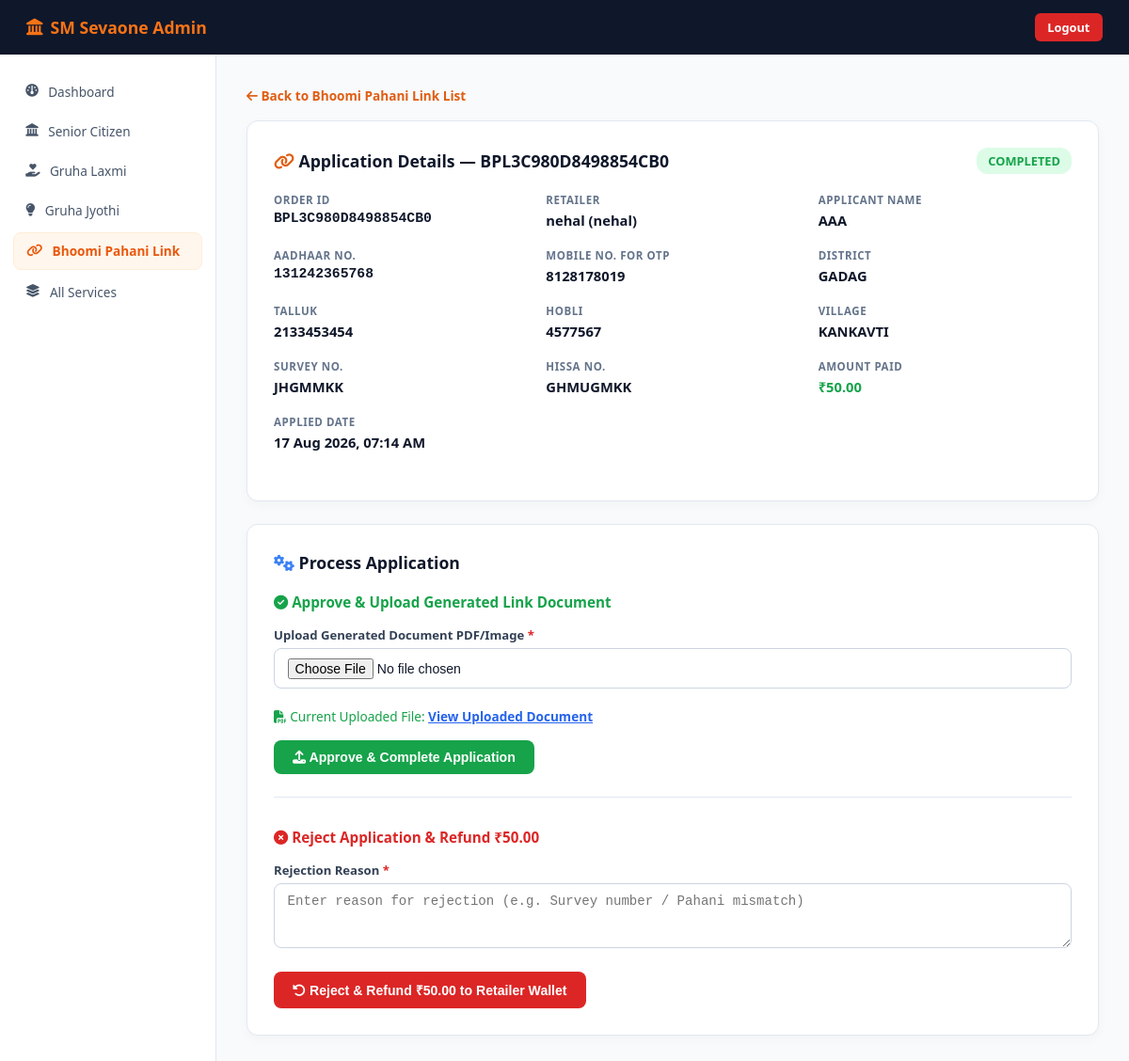
Screenshot of /admin-portal/bhoomi-pahani-link/BPL3C980D8498854CB0/ (signed in) with the database file from the repository.
### app/models.py (models this page shows, shortened)
class BhoomiPahaniLinkApplication(models.Model):
    STATUS_CHOICES = [('PENDING', 'Pending'), ('PROCESSING', 'Processing'), ('COMPLETED', 'Completed'), ('REJECTED', 'Rejected')]
    retailer            = models.ForeignKey(Retailer, on_delete=models.SET_NULL, null=True, blank=True, related_name='bhoomi_pahani_link_applications')
    order_id            = models.CharField(max_length=50, unique=True, editable=False)
    aadhaar_number      = models.CharField(max_length=12)
    applicant_name      = models.CharField(max_length=100)
    mobile              = models.CharField(max_length=10)
    district            = models.CharField(max_length=100)
    talluk              = models.CharField(max_length=100)
    hobli               = models.CharField(max_length=100, blank=True)
    village             = models.CharField(max_length=100, blank=True)
    survey_no           = models.CharField(max_length=50, blank=True)
    hissa_no            = models.CharField(max_length=50, blank=True)
    output_pdf          = models.FileField(upload_to=upload_bhoomi_pahani_link_output_pdf, null=True, blank=True)
    rejection_reason    = models.TextField(blank=True)
    amount              = models.DecimalField(max_digits=10, decimal_places=2, default=50.00)
    status              = models.CharField(max_length=20, choices=STATUS_CHOICES, default='PENDING')
    created_at          = models.DateTimeField(auto_now_add=True)
    processed_at        = models.DateTimeField(null=True, blank=True)
    class Meta:
        ordering = ['-created_at']

class Retailer(models.Model):
    retailer_id    = models.UUIDField(default=uuid.uuid4, editable=False, unique=True)
    user_id        = models.CharField(max_length=50, unique=True)
    password       = models.CharField(max_length=255)
    full_name      = models.CharField(max_length=100)
    mobile         = models.CharField(max_length=15, unique=True)
    email          = models.EmailField(max_length=100, blank=True)
    state          = models.CharField(max_length=50, blank=True)
    address        = models.TextField(blank=True)
    wallet_balance = models.DecimalField(max_digits=10, decimal_places=2, default=0)
    is_verified    = models.BooleanField(default=False)
    is_active      = models.BooleanField(default=True)
    created_at     = models.DateTimeField(auto_now_add=True)

### app/admin_views.py (the view)
# urls.py: path('admin-portal/bhoomi-pahani-link/<str:order_id>/', admin_views.admin_bhoomi_pahani_link_detail, name='admin_bhoomi_pahani_link_detail'),
def admin_bhoomi_pahani_link_detail(request, order_id):
    if not _check_admin(request):
        return redirect('admin_login')
    app_obj = get_object_or_404(BhoomiPahaniLinkApplication, order_id=order_id)
    return render(request, 'admin_bhoomi_pahani_link_detail.html', {'app_obj': app_obj})

### app/admin_views.py (called while the page is built)
def _check_admin(request):
    return request.session.get('is_admin') is True

### pan_project/templates/admin_bhoomi_pahani_link_detail.html (shortened to what this page needs)
<!DOCTYPE html>
<html lang="en">
<head>
<link rel="stylesheet" href="https://cdnjs.cloudflare.com/ajax/libs/font-awesome/6.4.0/css/all.min.css">
</head>
<body>
<div class="topbar">
  <div class="brand"><i class="fa-solid fa-landmark"></i> SM Sevaone Admin</div>
  <a href="{% url 'admin_logout' %}" class="btn-logout">Logout</a>
</div>
<div class="main-wrap">
  <div class="sidebar">
    <a href="{% url 'admin_dashboard' %}" class="nav-item"><i class="fa-solid fa-gauge"></i> Dashboard</a>
    <a href="{% url 'admin_senior_list' %}" class="nav-item"><i class="fa-solid fa-landmark"></i> Senior Citizen</a>
    <a href="{% url 'admin_gruha_laxmi_list' %}" class="nav-item"><i class="fa-solid fa-hand-holding-heart"></i> Gruha Laxmi</a>
    <a href="{% url 'admin_gruha_jyothi_list' %}" class="nav-item"><i class="fa-solid fa-lightbulb"></i> Gruha Jyothi</a>
    <a href="{% url 'admin_bhoomi_pahani_link_list' %}" class="nav-item active"><i class="fa-solid fa-link"></i> Bhoomi Pahani Link</a>
    <a href="{% url 'admin_other_services' %}" class="nav-item"><i class="fa-solid fa-layer-group"></i> All Services</a>
  </div>
  <div class="content">
    <div style="margin-bottom:1rem">
      <a href="{% url 'admin_bhoomi_pahani_link_list' %}" style="color:#e05e12;text-decoration:none;font-weight:600;font-size:.85rem"><i class="fa-solid fa-arrow-left me-1"></i> Back to Bhoomi Pahani Link List</a>
    </div>
    <div class="card">
      <div class="card-title">
        <span><i class="fa-solid fa-link" style="color:#e05e12"></i> Application Details — {{ app_obj.order_id }}</span>
        {% if app_obj.status == 'COMPLETED' %}
          <span class="badge badge-completed">COMPLETED</span>
        {% elif app_obj.status == 'REJECTED' %}
          <span class="badge badge-rejected">REJECTED</span>
        {% else %}
          <span class="badge badge-pending">PENDING</span>
        {% endif %}
      </div>
      <div class="detail-grid">
        <div class="detail-item"><label>Order ID</label><div style="font-family:monospace">{{ app_obj.order_id }}</div></div>
        <div class="detail-item"><label>Retailer</label><div>{{ app_obj.retailer.full_name }} ({{ app_obj.retailer.user_id }})</div></div>
        <div class="detail-item"><label>Applicant Name</label><div>{{ app_obj.applicant_name }}</div></div>
        <div class="detail-item"><label>Aadhaar No.</label><div style="font-family:monospace">{{ app_obj.aadhaar_number }}</div></div>
        <div class="detail-item"><label>Mobile No. for OTP</label><div>{{ app_obj.mobile }}</div></div>
        <div class="detail-item"><label>District</label><div>{{ app_obj.district }}</div></div>
        <div class="detail-item"><label>Talluk</label><div>{{ app_obj.talluk }}</div></div>
        <div class="detail-item"><label>Hobli</label><div>{{ app_obj.hobli|default:"-" }}</div></div>
        <div class="detail-item"><label>Village</label><div>{{ app_obj.village|default:"-" }}</div></div>
        <div class="detail-item"><label>Survey No.</label><div>{{ app_obj.survey_no|default:"-" }}</div></div>
        <div class="detail-item"><label>Hissa No.</label><div>{{ app_obj.hissa_no|default:"-" }}</div></div>
        <div class="detail-item"><label>Amount Paid</label><div style="color:#16a34a">₹{{ app_obj.amount }}</div></div>
        <div class="detail-item"><label>Applied Date</label><div>{{ app_obj.created_at|date:"d M Y, h:i A" }}</div></div>
      </div>
    </div>
    <div class="card">
      <div class="card-title"><span><i class="fa-solid fa-gears" style="color:#3b82f6"></i> Process Application</span></div>
      <form id="approveForm" style="margin-bottom:2rem;padding-bottom:1.5rem;border-bottom:1px solid #e2e8f0">
        <h4 style="font-size:.95rem;font-weight:700;color:#16a34a;margin-bottom:1rem"><i class="fa-solid fa-circle-check me-1"></i> Approve &amp; Upload Generated Link Document</h4>
        <div class="form-group">
          <label>Upload Generated Document PDF/Image <span style="color:#dc2626">*</span></label>
          <input type="file" name="output_pdf" class="form-control" accept=".pdf,image/*" required>
        </div>
        {% if app_obj.output_pdf %}
          <div style="margin-bottom:1rem;font-size:.85rem;color:#16a34a">
            <i class="fa-solid fa-file-pdf me-1"></i> Current Uploaded File: <a href="{{ app_obj.output_pdf.url }}" target="_blank" style="color:#2563eb;font-weight:700">View Uploaded Document</a>
          </div>
        {% endif %}
        <button type="submit" class="btn-approve"><i class="fa-solid fa-upload me-1"></i> Approve &amp; Complete Application</button>
      </form>
      <form id="rejectForm">
        <h4 style="font-size:.95rem;font-weight:700;color:#dc2626;margin-bottom:1rem"><i class="fa-solid fa-circle-xmark me-1"></i> Reject Application &amp; Refund ₹{{ app_obj.amount }}</h4>
        <div class="form-group">
          <label>Rejection Reason <span style="color:#dc2626">*</span></label>
          <textarea name="rejection_reason" class="form-control" rows="3" placeholder="Enter reason for rejection (e.g. Survey number / Pahani mismatch)" required>{{ app_obj.rejection_reason }}</textarea>
        </div>
        <button type="submit" class="btn-reject"><i class="fa-solid fa-rotate-left me-1"></i> Reject &amp; Refund ₹{{ app_obj.amount }} to Retailer Wallet</button>
      </form>
    </div>
  </div>
</div>
</body>
</html>

### pan_project/templates/admin_bhoomi_pahani_link_detail.html (style rules this page uses)
* { box-sizing:border-box;margin:0;padding:0 }
body { font-family:'Segoe UI',system-ui,-apple-system,sans-serif;background:#f8fafc;color:#0f172a;min-height:100vh;display:flex;flex-direction:column }
.topbar { background:#0f172a;color:#fff;padding:.9rem 1.75rem;display:flex;align-items:center;justify-content:space-between }
.brand { font-size:1.1rem;font-weight:700;color:#f97316;display:flex;align-items:center;gap:8px }
.btn-logout { background:#dc2626;color:#fff;padding:.35rem .85rem;border-radius:6px;text-decoration:none;font-size:.8rem;font-weight:600 }
.main-wrap { display:flex;flex:1 }
.sidebar { width:230px;background:#ffffff;border-right:1px solid #e2e8f0;padding:1.25rem .85rem;display:flex;flex-direction:column;gap:.25rem }
.nav-item { display:flex;align-items:center;gap:.65rem;padding:.6rem .85rem;border-radius:8px;font-size:.85rem;color:#475569;text-decoration:none;font-family:inherit;transition:all 0.15s ease }
.nav-item.active { background:#fff7ed;color:#ea580c;font-weight:700;border:1px solid #ffedd5 }
.content { flex:1;padding:2rem;overflow-y:auto }
.card { background:#fff;border-radius:12px;box-shadow:0 4px 12px rgba(0,0,0,0.03);border:1px solid #e2e8f0;padding:1.75rem;margin-bottom:1.5rem }
.card-title { font-size:1.1rem;font-weight:700;color:#0f172a;margin-bottom:1.25rem;display:flex;align-items:center;justify-content:space-between }
.detail-grid { display:grid;grid-template-columns:repeat(3,1fr);gap:1.25rem;margin-bottom:1.5rem }
.detail-item label { font-size:.72rem;color:#64748b;text-transform:uppercase;font-weight:700;letter-spacing:.05em;display:block;margin-bottom:.25rem }
.detail-item div { font-size:.92rem;font-weight:600;color:#0f172a }
.badge { display:inline-block;padding:.3rem .75rem;border-radius:12px;font-size:.8rem;font-weight:700 }
.badge-completed { background:#dcfce7;color:#16a34a }
.btn-approve { background:#16a34a;color:#fff;padding:.6rem 1.25rem;border-radius:8px;border:none;font-weight:700;font-size:.88rem;cursor:pointer }
.btn-reject { background:#dc2626;color:#fff;padding:.6rem 1.25rem;border-radius:8px;border:none;font-weight:700;font-size:.88rem;cursor:pointer }
.form-group { margin-bottom:1.25rem }
.form-group label { font-size:.82rem;font-weight:700;color:#334155;margin-bottom:.35rem;display:block }
.form-control { width:100%;padding:.6rem .85rem;border:1px solid #cbd5e1;border-radius:8px;font-size:.88rem }

### rows the page displays
BhoomiPahaniLinkApplication: order_id "BPL3C980D8498854CB0", retailer.full_name "nehal", retailer.user_id "nehal", applicant_name "AAA", aadhaar_number "131242365768", mobile "8128178019", district "GADAG", talluk "2133453454", hobli "4577567", village "KANKAVTI", survey_no "JHGMMKK", hissa_no "GHMUGMKK", amount "50.00", created_at "17 Aug 2026, 07:14 AM"
